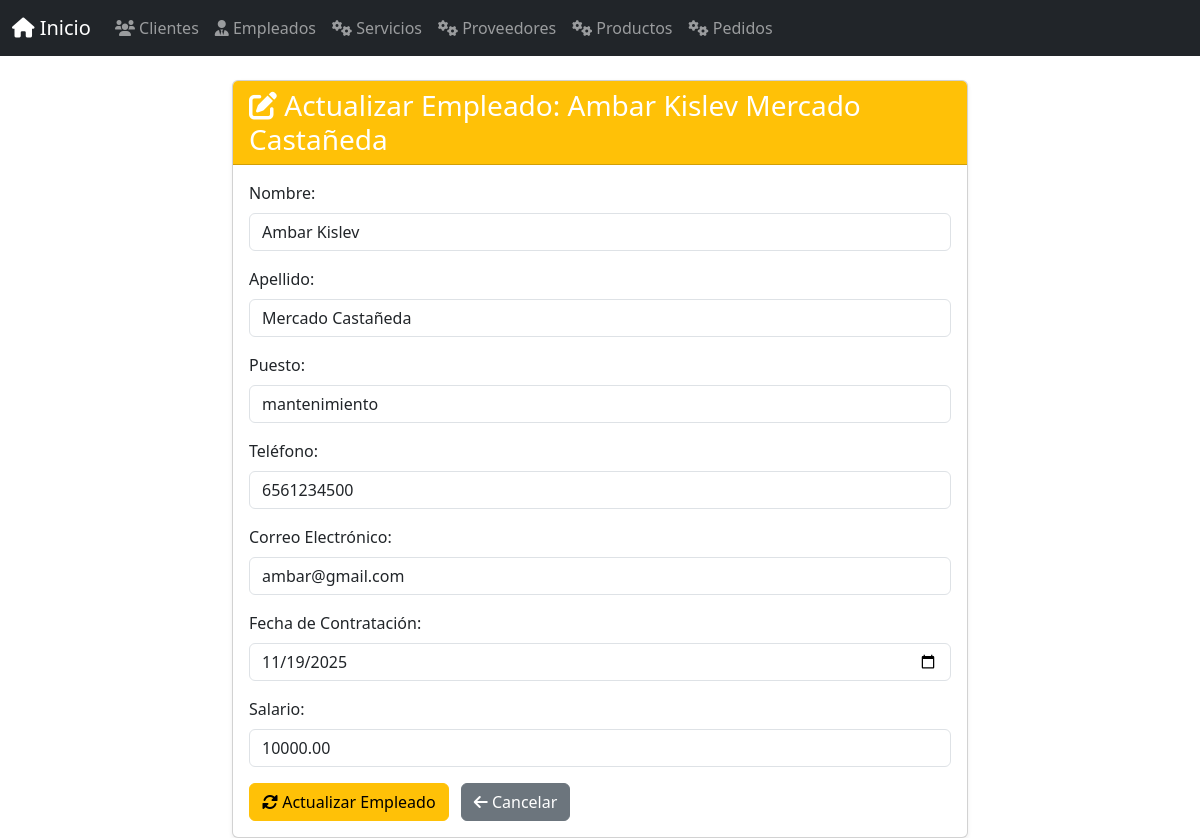
Screenshot of /empleados/actualizar/2/ with the database file from the repository.
### app_lavanderia/models.py (models this page shows, shortened)
class Empleado(models.Model):
    nombre = models.CharField(max_length=100)
    apellido = models.CharField(max_length=100)
    puesto = models.CharField(max_length=100)
    telefono = models.CharField(max_length=15)
    correo = models.EmailField()
    fecha_contratacion = models.DateField()
    salario = models.DecimalField(max_digits=8, decimal_places=2)
    servicios = models.ManyToManyField('Servicio', related_name='empleados')

### app_lavanderia/views.py (the view, shortened to what this page needs)
# urls.py: path('empleados/actualizar/<int:id>/', views.actualizar_empleado, name='actualizar_empleado'),
def actualizar_empleado(request, id):
    empleado = get_object_or_404(Empleado, id=id)
    return render(request, 'empleado/actualizar_empleado.html', {'empleado': empleado})

### app_lavanderia/templates/empleado/actualizar_empleado.html (shortened to what this page needs)
{% extends 'base.html' %}
{% block content %}
<div class="row justify-content-center">
    <div class="col-md-8">
        <div class="card shadow-sm">
            <div class="card-header bg-warning text-white">
                <h3 class="mb-0"><i class="fas fa-edit"></i> Actualizar Empleado: {{ empleado.nombre }} {{ empleado.apellido }}</h3>
            </div>
            <div class="card-body">
                <form method="post">
                    <div class="mb-3">
                        <label for="nombre" class="form-label">Nombre:</label>
                        <input type="text" class="form-control" id="nombre" name="nombre" value="{{ empleado.nombre }}" required>
                    </div>
                    <div class="mb-3">
                        <label for="apellido" class="form-label">Apellido:</label>
                        <input type="text" class="form-control" id="apellido" name="apellido" value="{{ empleado.apellido }}" required>
                    </div>
                    <div class="mb-3">
                        <label for="puesto" class="form-label">Puesto:</label>
                        <input type="text" class="form-control" id="puesto" name="puesto" value="{{ empleado.puesto }}" required>
                    </div>
                    <div class="mb-3">
                        <label for="telefono" class="form-label">Teléfono:</label>
                        <input type="text" class="form-control" id="telefono" name="telefono" value="{{ empleado.telefono }}" required>
                    </div>
                    <div class="mb-3">
                        <label for="correo" class="form-label">Correo Electrónico:</label>
                        <input type="email" class="form-control" id="correo" name="correo" value="{{ empleado.correo }}" required>
                    </div>
                    <div class="mb-3">
                        <label for="fecha_contratacion" class="form-label">Fecha de Contratación:</label>
                        <input type="date" class="form-control" id="fecha_contratacion" name="fecha_contratacion" value="{{ empleado.fecha_contratacion|date:'Y-m-d' }}" required>
                    </div>
                    <div class="mb-3">
                        <label for="salario" class="form-label">Salario:</label>
                        <input type="number" step="0.01" class="form-control" id="salario" name="salario" value="{{ empleado.salario }}" required>
                    </div>
                    <button type="submit" class="btn btn-warning"><i class="fas fa-sync-alt"></i> Actualizar Empleado</button>
                    <a href="{% url 'ver_empleados' %}" class="btn btn-secondary ms-2"><i class="fas fa-arrow-left"></i> Cancelar</a>
                </form>
            </div>
        </div>
    </div>
</div>
{% endblock %}

### rows the page displays
Empleado: nombre "Ambar Kislev", apellido "Mercado Castañeda", puesto "mantenimiento", telefono "6561234500", correo "ambar@gmail.com", fecha_contratacion "11/19/2025", salario "10000.00"
